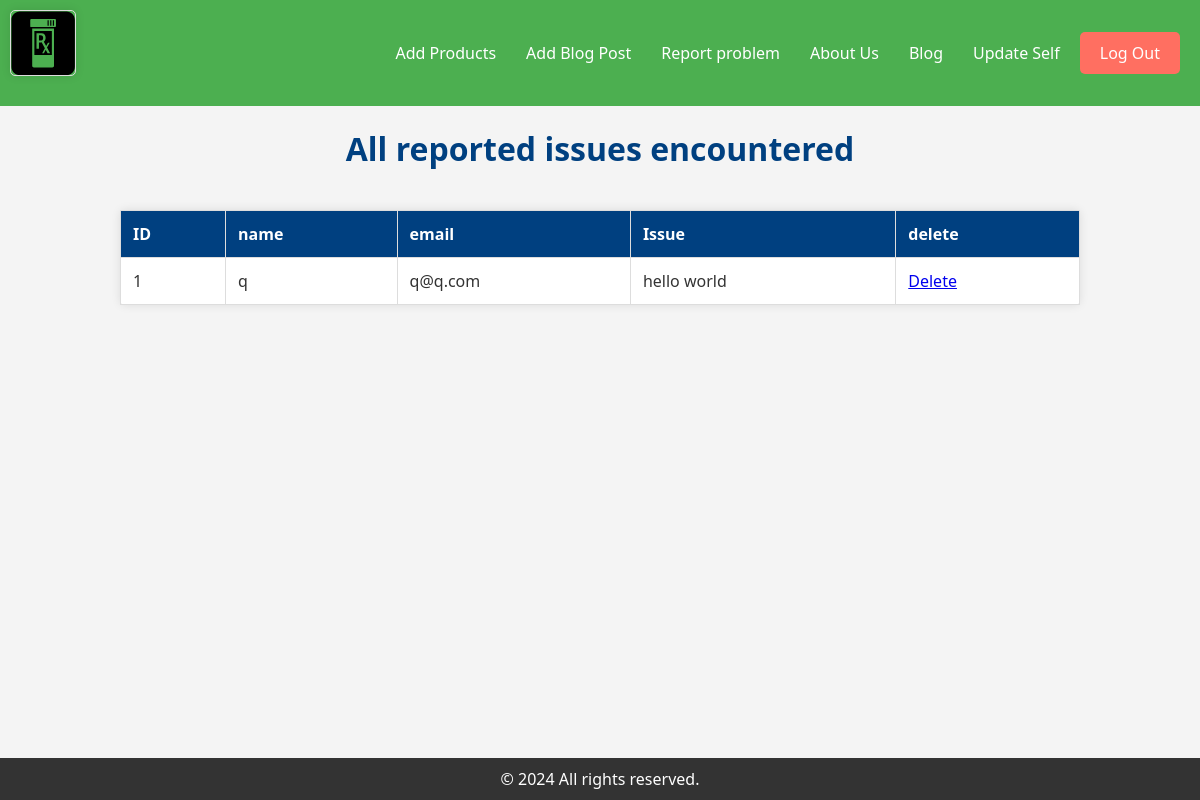
The page /manufacturer/viewMessage.php (signed in) on the database its author committed.
### tables this page shows
CREATE TABLE `manufacturercontact` (
  `id` int(255) NOT NULL,
  `name` varchar(255) NOT NULL,
  `email` varchar(255) NOT NULL,
  `message` varchar(255) NOT NULL,
  `author_id` int(255) NOT NULL
);

### manufacturer/viewMessage.php (the view, shortened to what this page needs)
<!DOCTYPE html>
<html lang="en">
<head>
</head>
<body>
    <?php
    include("manufacturer_header.php");
    $stmt = $conn->prepare("SELECT * FROM manufacturercontact WHERE author_id = ?");
    $stmt->bind_param("i", $user_id);
    $stmt->execute();
    $result = $stmt->get_result();
    if ($result->num_rows > 0) {
    ?>
        <h1>All reported issues encountered</h1>
        <table>
            <tr>
                <th>ID</th>
                <th>name</th>
                <th>email</th>
                <th>Issue</th>
                <th>delete</th>
            </tr>
            <?php
            while ($fetch_details = $result->fetch_assoc()) {
            ?>
                <tr>
                    <td><?= $fetch_details['id']; ?></td>
                    <td><?= $fetch_details['name']; ?></td>
                    <td><?= $fetch_details['email']; ?></td>
                    <td><?= $fetch_details['message']; ?></td>
                    <td><a href="viewMessage.php?delete=<?= $fetch_details['id']; ?>" onclick="return confirm('Are you certain!')">Delete</a></td>
                </tr>
            <?php
            }
            ?>
        </table>
    <?php
    } else {
        echo "<p class='error'>No reported issues encountered</p>";
        exit();
    }
    ?>
    <?php
    include("../includes/footer.php");
    ?>
</body>
</html>

### manufacturer/viewMessage.php (style rules this page uses)
body { font-family: 'Arial', sans-serif; margin: 20px; text-align: center; background-color: #f5f5f5; color: #333; }
h1 { color: #004080; margin-bottom: 20px; }
table { border-collapse: collapse; width: 80%; margin: 20px auto; background-color: #fff; border: 1px solid #ddd; border-radius: 5px; box-shadow: 0 0 10px rgba(0, 0, 0, 0.1); }
th, td { border: 1px solid #ddd; padding: 12px; text-align: left; }
th { background-color: #004080; color: #fff; }

### includes/footer.php (style rules this page uses)
body { font-family: 'Segoe UI', Tahoma, Geneva, Verdana, sans-serif; margin: 0; padding: 0; background-color: #f4f4f4; color: #333; display: flex; flex-direction: column; min-height: 100vh; }

### rows shown on the page
manufacturercontact: id "1", name "q", email "q@q.com", message "hello world"
